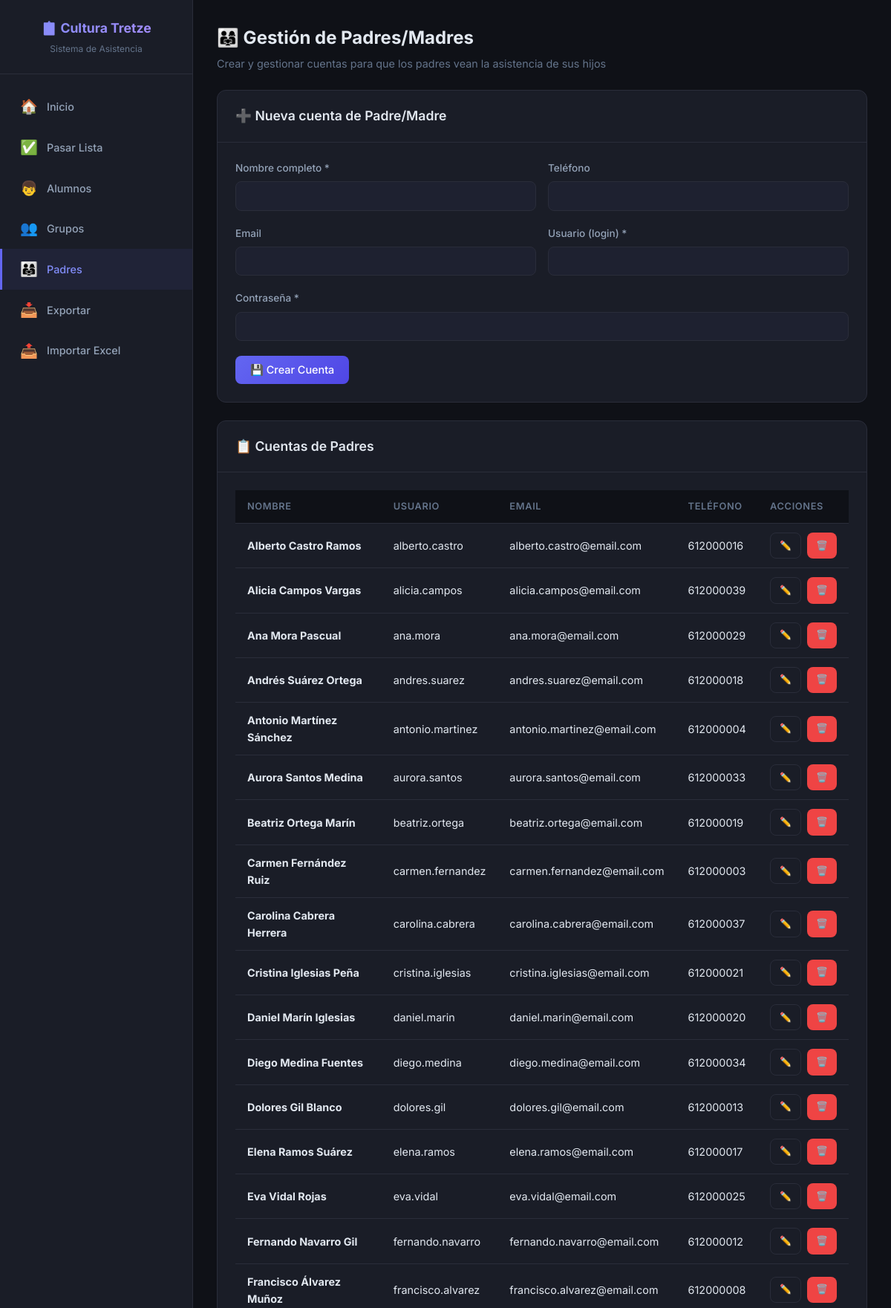
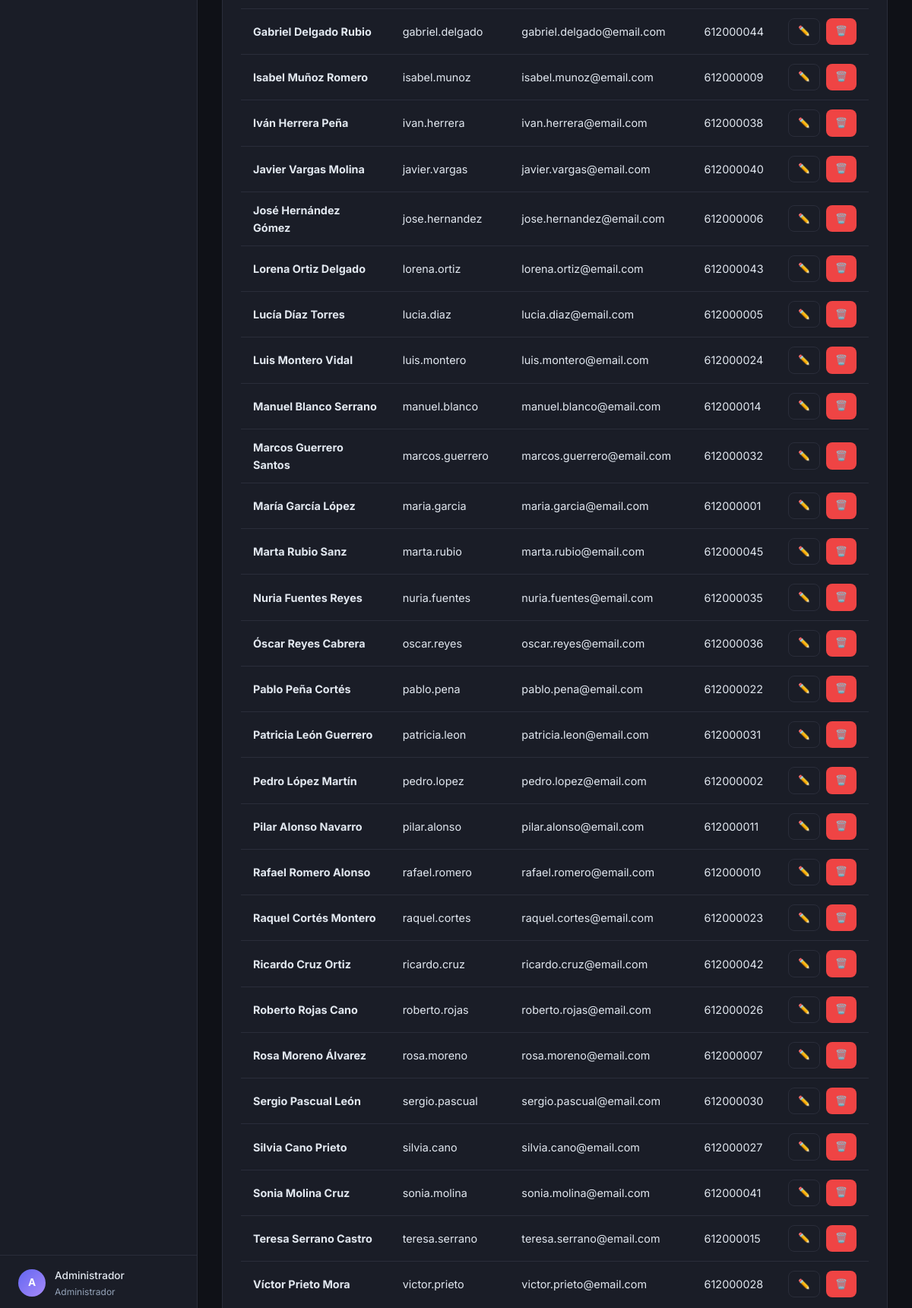
/admin/parents.php (signed in, upper part), run on the app's committed database (2 pictures, top to bottom).
### tables this page shows
CREATE TABLE IF NOT EXISTS `users` (
    `id` INT AUTO_INCREMENT PRIMARY KEY,
    `username` VARCHAR(50) NOT NULL UNIQUE,
    `password` VARCHAR(255) NOT NULL,
    `role` ENUM('admin', 'teacher', 'parent') NOT NULL DEFAULT 'parent',
    `name` VARCHAR(100) NOT NULL,
    `email` VARCHAR(100) DEFAULT NULL,
    `phone` VARCHAR(20) DEFAULT NULL,
    `created_at` DATETIME DEFAULT CURRENT_TIMESTAMP
);

### config/database.php (called while the page is built, shortened)
<?php
function getDB() {
    static $pdo = null;
    if ($pdo === null) {
        try {
            $dsn = "mysql:host=" . DB_HOST . ";dbname=" . DB_NAME . ";charset=" . DB_CHARSET;
            $pdo = new PDO($dsn, DB_USER, DB_PASS, [
                PDO::ATTR_ERRMODE            => PDO::ERRMODE_EXCEPTION,
                PDO::ATTR_DEFAULT_FETCH_MODE => PDO::FETCH_ASSOC,
                PDO::ATTR_EMULATE_PREPARES   => false,
            ]);
        } catch (PDOException $e) {
            die("Error de conexión: " . $e->getMessage());
        }
    }
    return $pdo;
}

### classes/UserManager.php (called while the page is built, shortened)
<?php
class UserManager {
    private $db;
    public function __construct() {
        $this->db = getDB();
    }
    public function getParents() {
        $stmt = $this->db->query("SELECT id, username, name, email, phone FROM users WHERE role = 'parent' ORDER BY name");
        return $stmt->fetchAll();
    }
}

### admin/parents.php (the view, shortened to what this page needs)
<?php
require_once __DIR__ . '/../classes/Auth.php';
require_once __DIR__ . '/../classes/UserManager.php';
$userManager = new UserManager();
$parents = $userManager->getParents();
$editParent = null;
?>
<!DOCTYPE html>
<html lang="es">
<head>
    <link rel="stylesheet" href="<?= BASE_URL ?>/css/style.css">
</head>
<body>
    <div class="app-layout">
        <?php include __DIR__ . '/../includes/sidebar_admin.php'; ?>
        <main class="main-content">
            <div class="page-title fade-in">
                <h1>👨‍👩‍👧 Gestión de Padres/Madres</h1>
                <p>Crear y gestionar cuentas para que los padres vean la asistencia de sus hijos</p>
            </div>
            <div class="card fade-in mb-3">
                <div class="card-header">
                    <h3><?= $editParent ? '✏️ Editar' : '➕ Nueva cuenta de Padre/Madre' ?></h3>
                </div>
                <div class="card-body">
                    <form method="POST">
                        <div class="form-row">
                            <div class="form-group">
                                <label class="form-label">Nombre completo *</label>
                                <input type="text" name="name" class="form-input" required
                                       value="<?= htmlspecialchars($editParent['name'] ?? '') ?>">
                            </div>
                            <div class="form-group">
                                <label class="form-label">Teléfono</label>
                                <input type="text" name="phone" class="form-input"
                                       value="<?= htmlspecialchars($editParent['phone'] ?? '') ?>">
                            </div>
                        </div>
                        <div class="form-row">
                            <div class="form-group">
                                <label class="form-label">Email</label>
                                <input type="email" name="email" class="form-input"
                                       value="<?= htmlspecialchars($editParent['email'] ?? '') ?>">
                            </div>
                            <?php if (!$editParent): ?>
                                <div class="form-group">
                                    <label class="form-label">Usuario (login) *</label>
                                    <input type="text" name="username" class="form-input" required>
                                </div>
                            <?php endif; ?>
                        </div>
                        <div class="form-group">
                            <label class="form-label">Contraseña <?= $editParent ? '(dejar vacío para no cambiar)' : '*' ?></label>
                            <input type="password" name="password" class="form-input"
                                   <?= $editParent ? '' : 'required' ?>>
                        </div>
                        <button type="submit" name="<?= $editParent ? 'update_parent' : 'create_parent' ?>" class="btn btn-primary">
                            💾 <?= $editParent ? 'Guardar' : 'Crear Cuenta' ?>
                        </button>
                    </form>
                </div>
            </div>
            <div class="card fade-in">
                <div class="card-header"><h3>📋 Cuentas de Padres</h3></div>
                <div class="card-body">
                    <?php if (empty($parents)): ?>
                        <div class="empty-state">
                            <div class="icon">👨‍👩‍👧</div>
                            <h3>No hay cuentas de padres</h3>
                        </div>
                    <?php else: ?>
                        <div class="table-responsive">
                            <table>
                                <thead>
                                    <tr><th>Nombre</th><th>Usuario</th><th>Email</th><th>Teléfono</th><th>Acciones</th></tr>
                                </thead>
                                <tbody>
                                    <?php foreach ($parents as $p): ?>
                                        <tr>
                                            <td><strong><?= htmlspecialchars($p['name']) ?></strong></td>
                                            <td><?= htmlspecialchars($p['username']) ?></td>
                                            <td><?= htmlspecialchars($p['email'] ?? '-') ?></td>
                                            <td><?= htmlspecialchars($p['phone'] ?? '-') ?></td>
                                            <td>
                                                <div class="d-flex gap-1">
                                                    <a href="?edit=<?= $p['id'] ?>" class="btn btn-outline btn-sm">✏️</a>
                                                    <a href="?delete=<?= $p['id'] ?>" class="btn btn-danger btn-sm"
                                                       onclick="return confirm('¿Eliminar esta cuenta?')">🗑️</a>
                                                </div>
                                            </td>
                                        </tr>
                                    <?php endforeach; ?>
                                </tbody>
                            </table>
                        </div>
                    <?php endif; ?>
                </div>
            </div>
        </main>
    </div>
</body>
</html>

### css/style.css (style rules this page uses)
:root { --primary: #6366f1; --primary-light: #818cf8; --primary-dark: #4f46e5; --primary-bg: rgba(99, 102, 241, 0.08); --success: #22c55e; --success-bg: rgba(34, 197, 94, 0.1); --danger: #ef4444; --danger-bg: rgba(239, 68, 68, 0.1); --warning: #f59e0b; --warning-bg: rgba(245, 158, 11, 0.1); --info: #3b82f6; --info-bg: rgba(59, 130, 246, 0.1); --bg: #0f1117; --bg-card: #1a1d27; --bg-card-hover: #22252f; --bg-input: #1e2130; --border: #2a2d3a; --border-focus: #6366f1; --text: #e2e8f0; --text-secondary: #94a3b8; --text-muted: #64748b; --sidebar-width: 260px; --header-height: 64px; --radius: 12px; --radius-sm: 8px; --shadow: 0 4px 24px rgba(0, 0, 0, 0.3); --shadow-sm: 0 2px 8px rgba(0, 0, 0, 0.2); --transition: all 0.2s ease; }
*, *::before, *::after { margin: 0; padding: 0; box-sizing: border-box; }
html { font-size: 16px; scroll-behavior: smooth; }
body { font-family: 'Inter', -apple-system, BlinkMacSystemFont, sans-serif; background: var(--bg); color: var(--text); line-height: 1.6; min-height: 100vh; -webkit-font-smoothing: antialiased; }
a { color: var(--primary-light); text-decoration: none; transition: var(--transition); }
.app-layout { display: flex; min-height: 100vh; }
.main-content { flex: 1; margin-left: var(--sidebar-width); padding: 2rem; min-height: 100vh; }
.card { background: var(--bg-card); border: 1px solid var(--border); border-radius: var(--radius); overflow: hidden; transition: var(--transition); }
.card-header { padding: 1.25rem 1.5rem; border-bottom: 1px solid var(--border); display: flex; align-items: center; justify-content: space-between; flex-wrap: wrap; gap: 0.75rem; }
.card-header h3 { font-size: 1.1rem; font-weight: 600; }
.card-body { padding: 1.5rem; }
.page-title { margin-bottom: 1.5rem; }
.page-title h1 { font-size: 1.5rem; font-weight: 700; }
.page-title p { color: var(--text-muted); font-size: 0.9rem; margin-top: 0.25rem; }
.table-responsive { overflow-x: auto; -webkit-overflow-scrolling: touch; }
table { width: 100%; border-collapse: collapse; }
thead th { background: var(--bg); padding: 0.75rem 1rem; text-align: left; font-size: 0.8rem; font-weight: 600; color: var(--text-muted); text-transform: uppercase; letter-spacing: 0.05em; white-space: nowrap; position: sticky; top: 0; }
tbody td { padding: 0.75rem 1rem; border-top: 1px solid var(--border); font-size: 0.9rem; vertical-align: middle; }
.btn { display: inline-flex; align-items: center; justify-content: center; gap: 0.5rem; padding: 0.6rem 1.25rem; border: none; border-radius: var(--radius-sm); font-family: inherit; font-size: 0.9rem; font-weight: 500; cursor: pointer; transition: var(--transition); white-space: nowrap; text-decoration: none; }
.btn-primary { background: linear-gradient(135deg, var(--primary), var(--primary-dark)); color: white; }
.btn-danger { background: var(--danger); color: white; }
.btn-outline { background: transparent; border: 1px solid var(--border); color: var(--text-secondary); }
.btn-sm { padding: 0.4rem 0.75rem; font-size: 0.8rem; }
.form-group { margin-bottom: 1.25rem; }
.form-label { display: block; font-size: 0.85rem; font-weight: 500; color: var(--text-secondary); margin-bottom: 0.4rem; }
.form-input, .form-select, .form-textarea { width: 100%; padding: 0.65rem 1rem; background: var(--bg-input); border: 1px solid var(--border); border-radius: var(--radius-sm); color: var(--text); font-family: inherit; font-size: 0.9rem; transition: var(--transition); outline: none; }
.form-row { display: grid; grid-template-columns: 1fr 1fr; gap: 1rem; }
.mb-3 { margin-bottom: 1.5rem; }
.d-flex { display: flex; }
.gap-1 { gap: 0.5rem; }
.fade-in { animation: fadeIn 0.3s ease forwards; }

### data on the page
users: name "Alberto Castro Ramos", username "alberto.castro", email "alberto.castro@email.com", phone "612000016"
users: name "Alicia Campos Vargas", username "alicia.campos", email "alicia.campos@email.com", phone "612000039"
users: name "Ana Mora Pascual", username "ana.mora", email "ana.mora@email.com", phone "612000029"
users: name "Andrés Suárez Ortega", username "andres.suarez", email "andres.suarez@email.com", phone "612000018"
users: name "Antonio Martínez Sánchez", username "antonio.martinez", email "antonio.martinez@email.com", phone "612000004"
users: name "Aurora Santos Medina", username "aurora.santos", email "aurora.santos@email.com", phone "612000033"
users: name "Beatriz Ortega Marín", username "beatriz.ortega", email "beatriz.ortega@email.com", phone "612000019"
users: name "Carmen Fernández Ruiz", username "carmen.fernandez", email "carmen.fernandez@email.com", phone "612000003"
users: name "Carolina Cabrera Herrera", username "carolina.cabrera", email "carolina.cabrera@email.com", phone "612000037"
users: name "Cristina Iglesias Peña", username "cristina.iglesias", email "cristina.iglesias@email.com", phone "612000021"
users: name "Daniel Marín Iglesias", username "daniel.marin", email "daniel.marin@email.com", phone "612000020"
users: name "Diego Medina Fuentes", username "diego.medina", email "diego.medina@email.com", phone "612000034"
users: name "Dolores Gil Blanco", username "dolores.gil", email "dolores.gil@email.com", phone "612000013"
users: name "Elena Ramos Suárez", username "elena.ramos", email "elena.ramos@email.com", phone "612000017"
users: name "Eva Vidal Rojas", username "eva.vidal", email "eva.vidal@email.com", phone "612000025"
users: name "Fernando Navarro Gil", username "fernando.navarro", email "fernando.navarro@email.com", phone "612000012"
users: name "Francisco Álvarez Muñoz", username "francisco.alvarez", email "francisco.alvarez@email.com", phone "612000008"
users: name "Gabriel Delgado Rubio", username "gabriel.delgado", email "gabriel.delgado@email.com", phone "612000044"
users: name "Isabel Muñoz Romero", username "isabel.munoz", email "isabel.munoz@email.com", phone "612000009"
users: name "Iván Herrera Peña", username "ivan.herrera", email "ivan.herrera@email.com", phone "612000038"
users: name "Javier Vargas Molina", username "javier.vargas", email "javier.vargas@email.com", phone "612000040"
users: name "José Hernández Gómez", username "jose.hernandez", email "jose.hernandez@email.com", phone "612000006"
users: name "Lorena Ortiz Delgado", username "lorena.ortiz", email "lorena.ortiz@email.com", phone "612000043"
users: name "Lucía Díaz Torres", username "lucia.diaz", email "lucia.diaz@email.com", phone "612000005"
users: name "Luis Montero Vidal", username "luis.montero", email "luis.montero@email.com", phone "612000024"
users: name "Manuel Blanco Serrano", username "manuel.blanco", email "manuel.blanco@email.com", phone "612000014"
users: name "Marcos Guerrero Santos", username "marcos.guerrero", email "marcos.guerrero@email.com", phone "612000032"
users: name "María García López", username "maria.garcia", email "maria.garcia@email.com", phone "612000001"
users: name "Marta Rubio Sanz", username "marta.rubio", email "marta.rubio@email.com", phone "612000045"
users: name "Nuria Fuentes Reyes", username "nuria.fuentes", email "nuria.fuentes@email.com", phone "612000035"
users: name "Óscar Reyes Cabrera", username "oscar.reyes", email "oscar.reyes@email.com", phone "612000036"
users: name "Pablo Peña Cortés", username "pablo.pena", email "pablo.pena@email.com", phone "612000022"
users: name "Patricia León Guerrero", username "patricia.leon", email "patricia.leon@email.com", phone "612000031"
users: name "Pedro López Martín", username "pedro.lopez", email "pedro.lopez@email.com", phone "612000002"
users: name "Pilar Alonso Navarro", username "pilar.alonso", email "pilar.alonso@email.com", phone "612000011"
users: name "Rafael Romero Alonso", username "rafael.romero", email "rafael.romero@email.com", phone "612000010"
users: name "Raquel Cortés Montero", username "raquel.cortes", email "raquel.cortes@email.com", phone "612000023"
users: name "Ricardo Cruz Ortiz", username "ricardo.cruz", email "ricardo.cruz@email.com", phone "612000042"
users: name "Roberto Rojas Cano", username "roberto.rojas", email "roberto.rojas@email.com", phone "612000026"
users: name "Rosa Moreno Álvarez", username "rosa.moreno", email "rosa.moreno@email.com", phone "612000007"
users: name "Sergio Pascual León", username "sergio.pascual", email "sergio.pascual@email.com", phone "612000030"
users: name "Silvia Cano Prieto", username "silvia.cano", email "silvia.cano@email.com", phone "612000027"
users: name "Sonia Molina Cruz", username "sonia.molina", email "sonia.molina@email.com", phone "612000041"
users: name "Teresa Serrano Castro", username "teresa.serrano", email "teresa.serrano@email.com", phone "612000015"
users: name "Víctor Prieto Mora", username "victor.prieto", email "victor.prieto@email.com", phone "612000028"

### other printed values
substr(Auth::getUserName() ?? 'A', 0, 1) "A"
Auth::getUserName() "Administrador"
